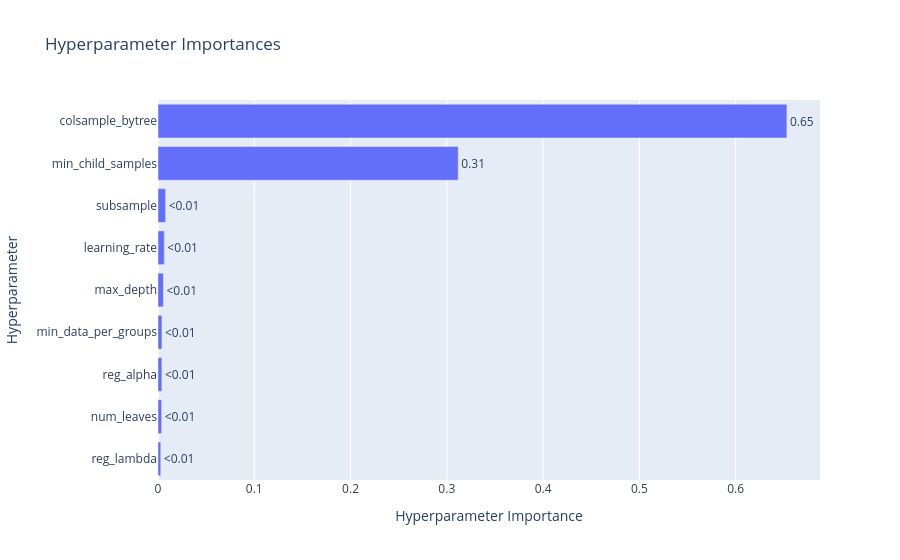

Notebook source saved alongside this figure:
### Code cell
optuna.visualization.plot_param_importances(study)

### Figure 1 — Plotly figure (JSON) as saved in the notebook; plotly's stock layout.template omitted (floating-point values rounded to 4 significant figures)
{"data": [{"cliponaxis": false, "hovertemplate": ["reg_lambda (FloatDistribution): 0.002864873267699527<extra></extra>", "num_leaves (IntDistribution): 0.003781632693148898<extra></extra>", "reg_alpha (FloatDistribution): 0.004034048692174937<extra></extra>", "min_data_per_groups (IntDistribution): 0.004118623280513932<extra></extra>", "max_depth (CategoricalDistribution): 0.005608675931510628<extra></extra>", "learning_rate (CategoricalDistribution): 0.0065261404887248<extra></extra>", "subsample (CategoricalDistribution): 0.007929429197490317<extra></extra>", "min_child_samples (IntDistribution): 0.31186449151415896<extra></extra>", "colsample_bytree (CategoricalDistribution): 0.653272084934578<extra></extra>"], "name": "Objective Value", "orientation": "h", "text": ["<0.01", "<0.01", "<0.01", "<0.01", "<0.01", "<0.01", "<0.01", "0.31", "0.65"], "textposition": "outside", "type": "bar", "x": [0.002865, 0.003782, 0.004034, 0.004119, 0.005609, 0.006526, 0.007929, 0.3119, 0.6533], "y": ["reg_lambda", "num_leaves", "reg_alpha", "min_data_per_groups", "max_depth", "learning_rate", "subsample", "min_child_samples", "colsample_bytree"]}], "layout": {"autosize": true, "title": {"text": "Hyperparameter Importances"}, "xaxis": {"autorange": true, "range": [0, 0.6877], "title": {"text": "Hyperparameter Importance"}, "type": "linear"}, "yaxis": {"autorange": true, "range": [-0.5, 8.5], "title": {"text": "Hyperparameter"}, "type": "category"}}}
